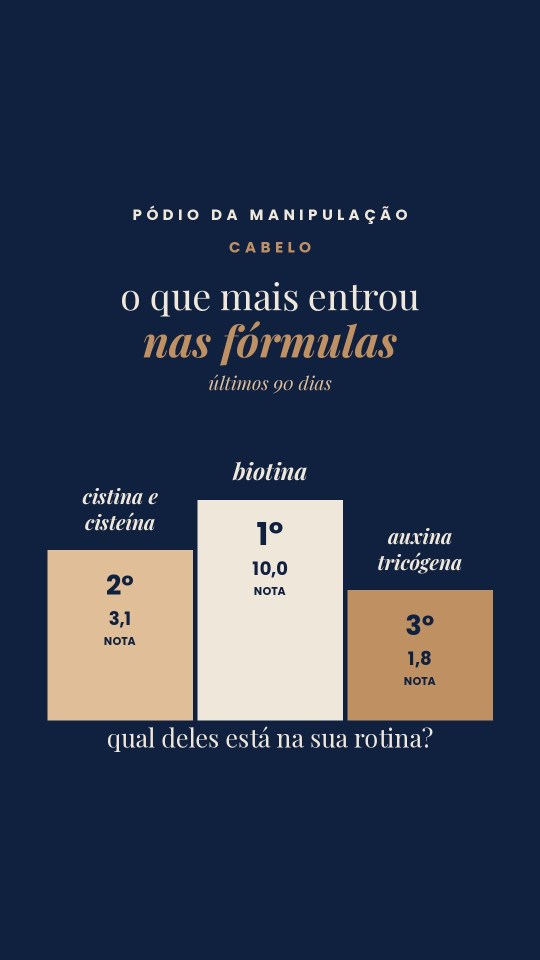
#> input picture grade/podio/podio-cabelo-capa.jpg, 1080 x 1920 px (shown at 1/2 size)
$ python -i podio_oficial.py   (imports and definitions only)
#> lines starting #> are read from the running program, lines starting #| are printed output that depends on the picture
"""Pódio animado (9:16, 8 s, 30 fps) no PADRÃO OFICIAL (doc 09, seção 0, 13/11/2026).
- Fundo: foto real, sem filtro de cor; escurecimento suave só nas faixas de texto e do pódio.
- Texto branco. Fontes: Playfair (título, palavra-chave Bold Italic 1,6x, nomes) + Poppins (rótulo e números). Sem mono.
- Degraus em vidro fosco branco, números escuros. Story sem logo; tudo entre 14% e 80% da altura.
Uso: python3 -I podio_oficial.py <foto> <saida.mp4> "<CATEGORIA>" "<1º>" "<2º>" "<3º>" "<n1>" "<n2>" "<n3>" """
import subprocess, sys, tempfile
from pathlib import Path
from PIL import Image, ImageDraw, ImageFilter, ImageFont, ImageStat
A = Path(__file__).resolve().parent.parent / "assets"
W, H, FPS, DUR = 1080, 1920, 30, 8.0
BR, ESC = (255, 255, 255), (38, 32, 28)
def pf(peso=400, it=False, tam=60):
    f = ImageFont.truetype(str(A/"fonts"/("PlayfairDisplay-Italic.ttf" if it else "PlayfairDisplay.ttf")), tam); f.set_variation_by_axes([peso]); return f
POP = lambda t: ImageFont.truetype(str(A/"fonts"/"Poppins-Bold.ttf"), t)
def ease(t): t = max(0, min(1, t)); return 1 - (1 - t) ** 3
def esp(d, cx, y, txt, f, cor, tr, a=255):
    w = sum(f.getlength(c) for c in txt) + tr*(len(txt)-1); x = cx - w/2
    for c in txt: d.text((x, y), c, font=f, fill=cor+(a,), anchor="ls"); x += f.getlength(c) + tr
def quebra(txt, f, maxw):
    ps, ls, at = txt.split(), [], ""
    for p in ps:
        t = (at + " " + p).strip()
        if f.getlength(t) > maxw and at: ls.append(at); at = p
        else: at = t
    return ls + [at]
def fundo(foto):
#> called with foto = 'podio-cabelo-capa.jpg'
    im = Image.open(foto).convert("RGB"); r = max(W/im.width, H/im.height)
#> in fundo, im is the input picture: PIL image 1080x1920 RGB; mean R, G, B 49.6, 59.6, 80.1
#> after `r = max(W / im.width, H / im.height)`: r = 1
    im = im.resize((round(im.width*r), round(im.height*r)), Image.LANCZOS); x = (im.width-W)//2; y = (im.height-H)//2; im = im.crop((x, y, x+W, y+H))
#> after `x = (im.width - W) // 2`: x = 0
#> after `y = (im.height - H) // 2`: y = 0
    media = ImageStat.Stat(im.convert("L").crop((140, 380, W-140, 1560))).mean[0]
#> media = 87.66
    forca = 0.30 + 0.28 * max(0, (media - 150) / 105)  # mesma regra do padrao.py
#> forca = 0.3
    ov = Image.new("L", (W, H), 0); d = ImageDraw.Draw(ov); c0, c1 = 220, 1700
#> after `ov = Image.new('L', (W, H), 0)`: ov: PIL image 1080x1920 L; every value is 0
    for y in range(H):
        t = 0 if y < c0 or y > c1 else min(1, (y - c0) / 260, (c1 - y) / 260)
        d.line([(0, y), (W, y)], fill=round(255 * forca * t))
    return Image.composite(Image.new("RGB", (W, H), (18, 14, 12)), im, ov).convert("RGBA")
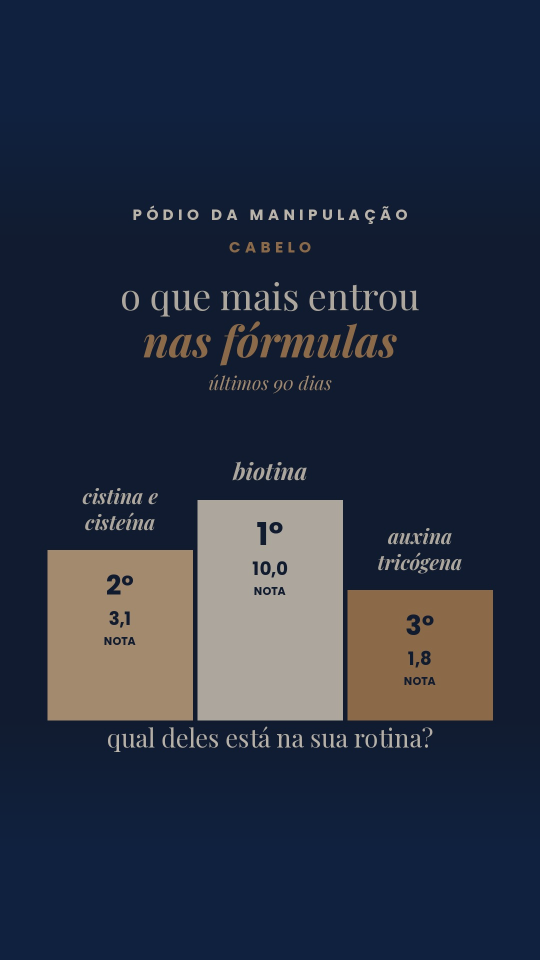
#> returned value: PIL image 1080x1920 RGBA (shown at 1/2 size); mean R, G, B, A 40.1, 48, 65.4, 255
def quadro(bg, t, cat, nomes, nums):
    im = bg.copy(); camada = Image.new("RGBA", (W, H), (0, 0, 0, 0)); d = ImageDraw.Draw(camada)
    a0 = round(255 * ease(t / 0.6))
    esp(d, W/2, 470, f"PÓDIO DA MANIPULAÇÃO · {cat.upper()}", POP(30), BR, 8, a0)
    d.text((W/2, 590), "o que mais entrou", font=pf(400, False, 76), fill=BR+(a0,), anchor="ms")
    d.text((W/2, 715), "nas fórmulas", font=pf(700, True, 122), fill=BR+(a0,), anchor="ms")
    d.text((W/2, 790), "últimos 90 dias", font=pf(400, True, 44), fill=BR+(a0,), anchor="ms")
    base = 1420; larg = 290; xs = {2: 95, 1: 395, 3: 695}; alt = {1: 430, 2: 330, 3: 250}
    vidro = {1: 235, 2: 200, 3: 170}; ini = {3: 1.0, 2: 2.2, 1: 3.4}
    for pos in (3, 2, 1):
        p = ease((t - ini[pos]) / 0.9)
        if p <= 0: continue
        h = alt[pos] * p; x = xs[pos]
        d.rounded_rectangle([x, base - h, x + larg, base], 14, fill=BR + (round(vidro[pos] * p),))
        d.text((x + larg/2, base - h + 90), f"{pos}º", font=POP(64 if pos == 1 else 54), fill=ESC + (round(255*p),), anchor="ms")
        an = ease((t - ini[pos] - 0.6) / 0.6)
        if an > 0:
            fn = pf(700, True, 48 if pos == 1 else 42); linhas = quebra(nomes[pos-1], fn, larg - 10)
            y = base - h - 40 - 54 * (len(linhas) - 1)
            for l in linhas: d.text((x + larg/2, y), l, font=fn, fill=BR + (round(255*an),), anchor="ms"); y += 54
            d.text((x + larg/2, base - h + 152), nums[pos-1], font=POP(38), fill=ESC + (round(255*an),), anchor="ms")
            d.text((x + larg/2, base - h + 192), "NOTA", font=POP(22), fill=ESC + (round(255*an),), anchor="ms")
    af = round(255 * ease((t - 5.6) / 0.7))
    if af: d.text((W/2, 1520), "qual deles está na sua rotina?", font=pf(400, False, 56), fill=BR + (af,), anchor="ms")
    return Image.alpha_composite(im, camada).convert("RGB")
# [7 lines not run here, left out]

>>> result = fundo('podio-cabelo-capa.jpg')
